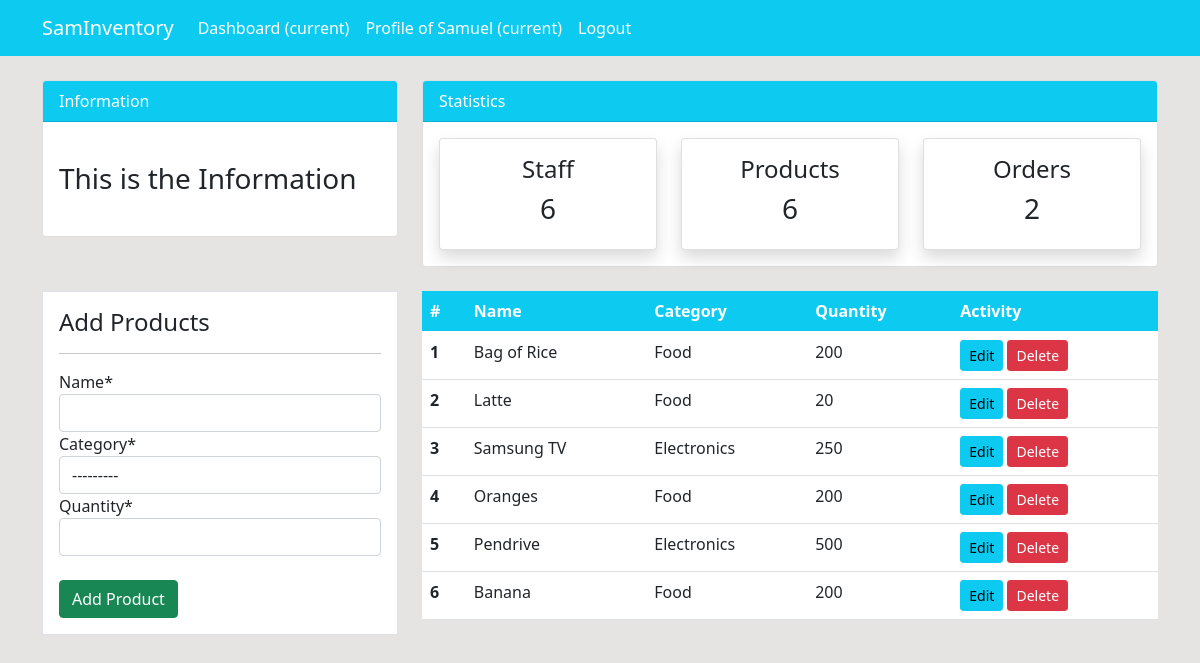
Screenshot of /product/ (signed in) with the database file from the repository.
### dashboard/models.py (models this page shows, shortened)
class Product(models.Model):
    name = models.CharField(max_length=100, null=True)
    category = models.CharField(max_length=20, choices=CATEGORY, null=True)
    quantity = models.PositiveIntegerField(null=True)

### dashboard/views.py (the view)
# urls.py: path('product/', views.product, name="dashboard-product"),
@login_required(login_url='user-login')
def product(request):
    items = Product.objects.all()
    product_count = items.count()
    workers_count = User.objects.all().count()
    orders_count = Order.objects.all().count()
    if request.method == 'POST':
        form = ProductForm(request.POST)
        if form.is_valid():
            form.save()
            product_name = form.cleaned_data.get('name')
            messages.success(request, f'{product_name} has been added')
            return redirect('dashboard-product')
    else:
        form = ProductForm()
    context = {
        'items': items,
        'form': form,
        'workers_count': workers_count,
        'orders_count': orders_count,
        'product_count': product_count
    }
    return render(request, "dashboard/product.html", context)

### dashboard/forms.py
class ProductForm(forms.ModelForm):
    class Meta:
        model = Product
        fields = ['name', 'category', 'quantity']

### templates/dashboard/product.html (shortened to what this page needs)
{% extends "partials/base.html" %}
{% load crispy_forms_tags %}
{% block content %}
{% include 'partials/topnav.html' %}
    <div class="container">
        <div class="row my-4">
            <div class="col-md-4">
                <div class="border bg-white p-3">
                    <h4>Add Products</h4>
                    <hr>
                    <form action="" method="POST">
                        {{form|crispy}}
                        <br>
                        <input class="btn btn-success btn-block" type="submit" value="Add Product">
                    </form>
                </div>
            </div>
            <div class="col-md-8">
                <table class="table bg-white">
                    <thead class="bg-info">
                        <tr class="text-white">
                            <th scope="col">#</th>
                            <th scope="col">Name</th>
                            <th scope="col">Category</th>
                            <th scope="col">Quantity</th>
                            <th scope="col">Activity</th>
                        </tr>
                    </thead>
                    <tbody>
                        {% for item in items %}
                        <tr>
                            <th scope="row">{{forloop.counter}}</th>
                            <td>{{item.name}}</td>
                            <td>{{item.category}}</td>
                            <td>{{item.quantity}}</td>
                            <td>
                                <a class="btn btn-info btn-sm" href="{% url 'dashboard-product-update' item.id %}">Edit</a>
                                <a class="btn btn-danger btn-sm" href="{% url 'dashboard-product-delete' item.id %}">Delete</a>
                            </td>
                        </tr>
                        {% endfor %}
                    </tbody>
                </table>
            </div>
        </div>
    </div>
{% endblock content %}

### templates/partials/nav.html (shortened to what this page needs)
<nav class="navbar navbar-expand-lg navbar-info bg-info">
    {% if user.is_authenticated %}
    <div class="container">
        <a class="navbar-brand text-white" href="{% url 'dashboard-index' %}">SamInventory</a>
        <div class="collapse navbar-collapse" id="navbarSupportedContent">
            <ul class="navbar-nav mr-auto">
                <li class="nav-item active">
                    <a class="nav-link text-white" href="{% url 'dashboard-index' %}">Dashboard <span
                            class="sr-only">(current)</span></a>
                </li>
            </ul>
            <ul class="navbar-nav ml-auto">
                <li class="nav-item active">
                    <a class="nav-link text-white" href="{% url 'user-profile' %}">Profile of {{user.username}} <span
                            class="sr-only">(current)</span></a>
                </li>
                <li class="nav-item">
                    <a class="nav-link text-white" href="{% url 'user-logout' %}">Logout</a>
                </li>
            </ul>
            {% endif %}
        </div>
    </div>
</nav>

### static/assets/css/style.css (style rules this page uses)
body { background: rgb(230, 227, 227); }

### rows the page displays
Product: name "Bag of Rice", category "Food", quantity "200"
Product: name "Latte", category "Food", quantity "20"
Product: name "Samsung TV", category "Electronics", quantity "250"
Product: name "Oranges", category "Food", quantity "200"
Product: name "Pendrive", category "Electronics", quantity "500"
Product: name "Banana", category "Food", quantity "200"

### other values shown
{{ user.username }} "Samuel"
{{ workers_count }} "6"
{{ product_count }} "6"
{{ orders_count }} "2"
